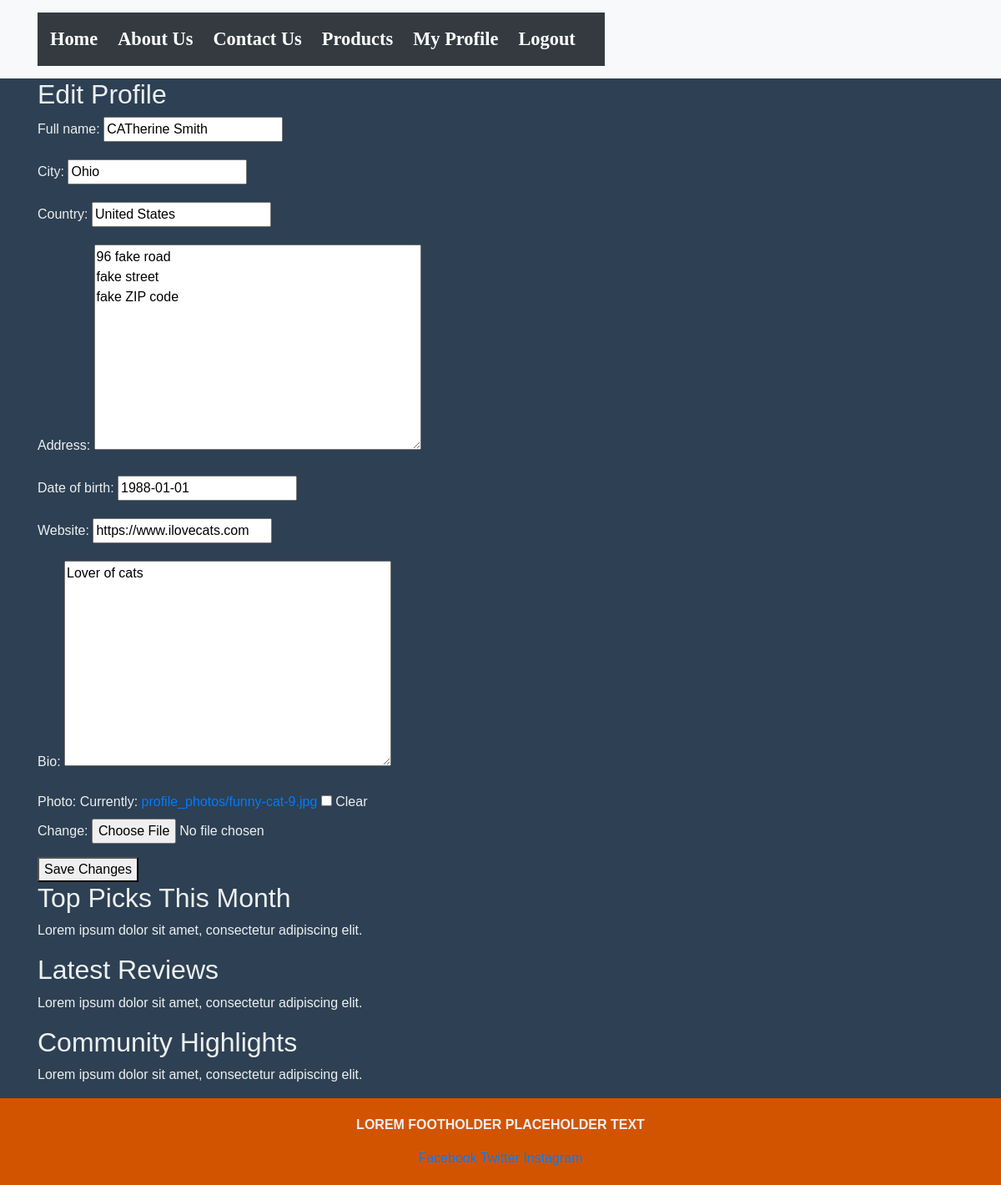
The app's page /profile/edit (signed in) with its own data.
### ElectronicsReviewApp/models.py (models this page shows, shortened)
class Profile(models.Model):
    user = models.OneToOneField(User, on_delete=models.CASCADE)
    full_name = models.CharField(max_length=150, blank=True, null=True)
    city = models.CharField(max_length=100, blank=True, null=True)  # change to city as per brief
    country = models.CharField(max_length=100, blank=True, null=True)
    address = models.TextField(blank=True, null=True)
    date_of_birth = models.DateField(blank=True, null=True)
    website = models.URLField(blank=True, null=True)
    bio = models.TextField(blank=True, null=True)
    photo = models.ImageField(upload_to='profile_photos/', blank=True, null=True)

### ElectronicsReviewApp/views.py (the view)
# urls.py: path('profile/edit', views.edit_profile, name='edit_profile'),
@login_required
def edit_profile(request):
    profile = request.user.profile
    if request.method == 'POST':
        form = ProfileForm(request.POST, request.FILES, instance=profile)
        if form.is_valid():
            form.save()
            messages.success(request, 'Profile updated successfully.')
            return redirect('profile')
    else:
        form = ProfileForm(instance=profile)
    return render(request, 'ElectronicsReviewApp/edit_profile.html', {'form': form})

### ElectronicsReviewApp/forms.py
class ProfileForm(forms.ModelForm):
    class Meta:
        model = Profile
        fields = ['full_name', 'city', 'country', 'address', 'date_of_birth', 'website', 'bio', 'photo']

### ElectronicsReviewApp/templates/ElectronicsReviewApp/edit_profile.html (shortened to what this page needs)
{% extends 'base.html' %}
{% block content %}
    <h2>Edit Profile</h2>
    <form method="post" action="{% url 'edit_profile' %}" enctype="multipart/form-data">
        {{ form.as_p }}
        <button type="submit">Save Changes</button>
    </form>
{% endblock %}

### ElectronicsReviewApp/static/css/custom-styles.css (style rules this page uses)
body { font-family: 'Raleway', sans-serif; background-color: #2e4053; color: #ecf0f1; }

### records on screen
Profile: full_name "CATherine Smith", city "Ohio", country "United States", address "96 fake road fake street fake ZIP code", date_of_birth "1988-01-01", website "https://www.ilovecats.com", bio "Lover of cats"
